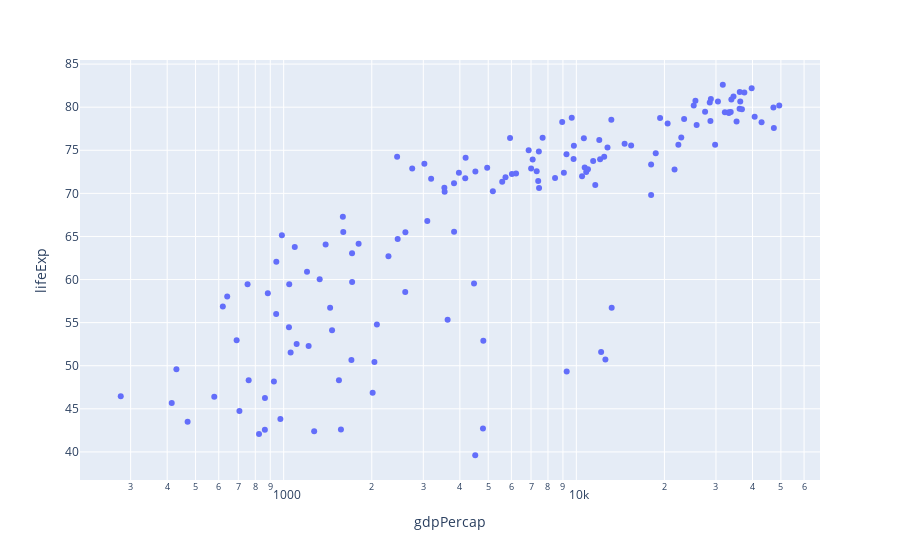

The cell this chart's notebook holds for it:
### Code cell
import plotly
import plotly.express as px
plotly.offline.init_notebook_mode(connected=True)
df = px.data.gapminder().query("year == 2007")

fig = px.scatter(df, x="gdpPercap", y="lifeExp", hover_name="country", log_x=True)
fig.show()

### Figure 1 — Plotly figure (JSON) as saved in the notebook; plotly's stock layout.template omitted (floating-point values rounded to 4 significant figures; data arrays with more than 128 entries replaced by an {"elided": "..."} marker saying what was removed)
{"data": [{"hovertemplate": "<b>%{hovertext}</b><br><br>gdpPercap=%{x}<br>lifeExp=%{y}<extra></extra>", "hovertext": {"elided": "142 str values"}, "legendgroup": "", "marker": {"color": "#636efa", "symbol": "circle"}, "mode": "markers", "name": "", "orientation": "v", "showlegend": false, "type": "scatter", "x": {"elided": "142 float values"}, "xaxis": "x", "y": {"elided": "142 float values"}, "yaxis": "y"}], "layout": {"autosize": true, "legend": {"tracegroupgap": 0}, "margin": {"t": 60}, "xaxis": {"anchor": "y", "autorange": true, "domain": [0, 1], "range": [2.304, 4.833], "title": {"text": "gdpPercap"}, "type": "log"}, "yaxis": {"anchor": "x", "autorange": true, "domain": [0, 1], "range": [36.56, 85.65], "title": {"text": "lifeExp"}, "type": "linear"}}}
